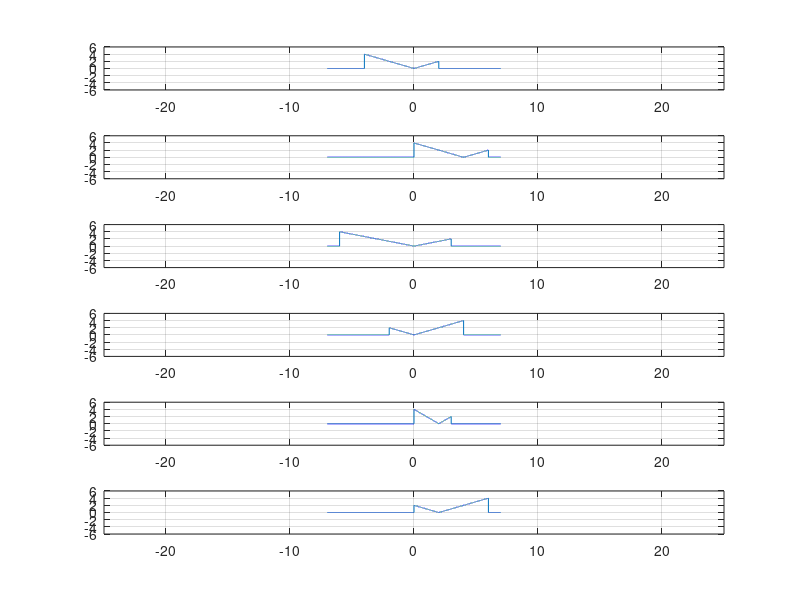

Write the MATLAB code that produced this figure.
% Chase Lotito - SIUC Undergrad - ECE355L
% Task 3 - Q2

t = -7:0.001:7;

fa = -t.*rectpuls(t+2,4) + t.*rectpuls(t-1, 2);
fb = -(t-4).*rectpuls((t-4)+2,4) + (t-4).*rectpuls((t-4)-1, 2);
fc = -(t/1.5).*rectpuls((t/1.5)+2,4) + (t/1.5).*rectpuls((t/1.5)-1, 2);
fd = -(-t).*rectpuls((-t)+2,4) + (-t).*rectpuls((-t)-1, 2);
fe = -(2*t-4).*rectpuls((2*t-4)+2,4) + (2*t-4).*rectpuls((2*t-4)-1, 2);
ff = -(2-t).*rectpuls((2-t)+2,4) + (2-t).*rectpuls((2-t)-1, 2);

subplot(6,1,1), plot(t, fa), axis([-25,25,-6,6]), grid on;
subplot(6,1,2), plot(t, fb), axis([-25,25,-6,6]), grid on;
subplot(6,1,3), plot(t, fc), axis([-25,25,-6,6]), grid on;
subplot(6,1,4), plot(t, fd), axis([-25,25,-6,6]), grid on;
subplot(6,1,5), plot(t, fe), axis([-25,25,-6,6]), grid on;
subplot(6,1,6), plot(t, ff), axis([-25,25,-6,6]), grid on;
